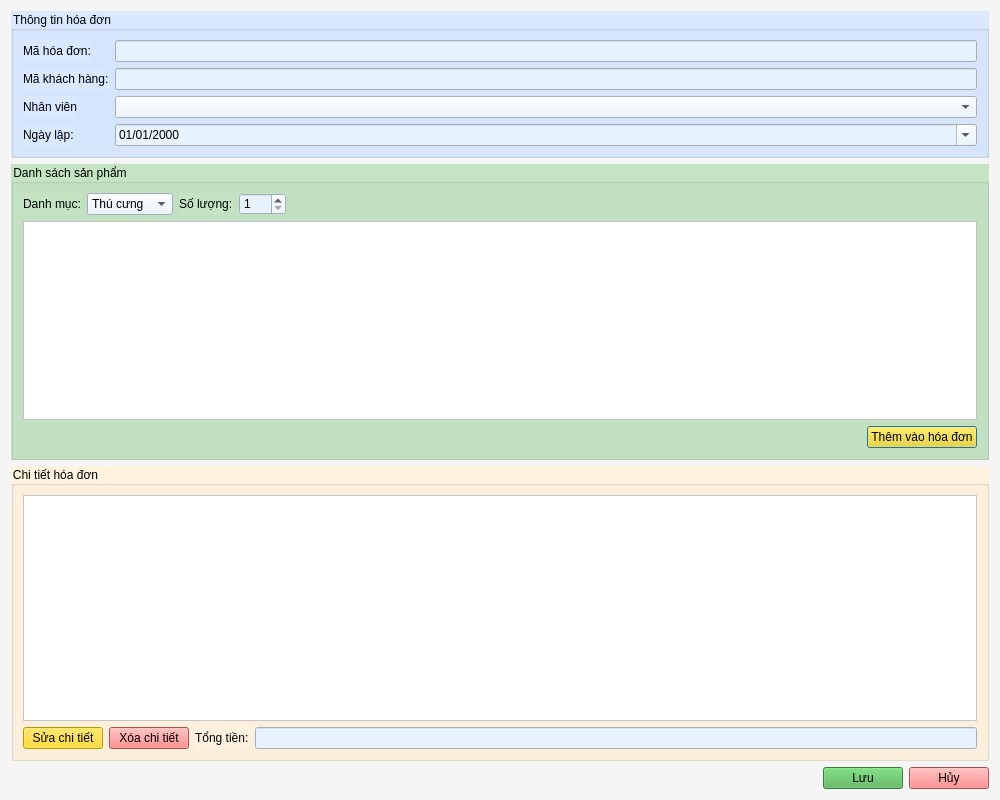
<?xml version="1.0" encoding="UTF-8"?>
<ui version="4.0">
 <class>EditInvoiceDialog</class>
 <widget class="QDialog" name="EditInvoiceDialog">
  <property name="geometry">
   <rect>
    <x>0</x>
    <y>0</y>
    <width>1000</width>
    <height>800</height>
   </rect>
  </property>
  <property name="windowTitle">
   <string>Sửa Hóa Đơn</string>
  </property>
  <property name="styleSheet">
   <string>background-color: #F5F5F5; color: black;</string>
  </property>
  <layout class="QVBoxLayout" name="verticalLayout">
   <item>
    <widget class="QGroupBox" name="invoiceGroup">
     <property name="title">
      <string>Thông tin hóa đơn</string>
     </property>
     <property name="styleSheet">
      <string>background-color: #D9E8FF; color: black;</string>
     </property>
     <layout class="QFormLayout" name="formLayout">
      <item row="1" column="0">
       <widget class="QLabel" name="label">
        <property name="text">
         <string>Mã hóa đơn:</string>
        </property>
       </widget>
      </item>
      <item row="1" column="1">
       <widget class="QLineEdit" name="invoiceId">
        <property name="enabled">
         <bool>false</bool>
        </property>
        <property name="styleSheet">
         <string>background-color: #E6F3FF; color: black;</string>
        </property>
       </widget>
      </item>
      <item row="6" column="0">
       <widget class="QLabel" name="label_2">
        <property name="text">
         <string>Mã khách hàng:</string>
        </property>
       </widget>
      </item>
      <item row="9" column="0">
       <widget class="QLabel" name="label_3">
        <property name="text">
         <string>Ngày lập:</string>
        </property>
       </widget>
      </item>
      <item row="9" column="1">
       <widget class="QDateEdit" name="invoiceDate">
        <property name="displayFormat">
         <string>dd/MM/yyyy</string>
        </property>
        <property name="calendarPopup">
         <bool>true</bool>
        </property>
        <property name="styleSheet">
         <string>background-color: #E6F3FF; color: black;</string>
        </property>
       </widget>
      </item>
      <item row="8" column="1">
       <widget class="QComboBox" name="employeeCombo">
        <property name="styleSheet">
         <string>background-color: #E6F3FF; color: black;</string>
        </property>
       </widget>
      </item>
      <item row="6" column="1">
       <widget class="QLineEdit" name="customerId">
        <property name="styleSheet">
         <string>background-color: #E6F3FF; color: black;</string>
        </property>
       </widget>
      </item>
      <item row="8" column="0">
       <widget class="QLabel" name="label_6">
        <property name="text">
         <string>Nhân viên</string>
        </property>
       </widget>
      </item>
     </layout>
    </widget>
   </item>
   <item>
    <widget class="QGroupBox" name="productGroup">
     <property name="title">
      <string>Danh sách sản phẩm</string>
     </property>
     <property name="styleSheet">
      <string>background-color: #C4E4C4; color: black;</string>
     </property>
     <layout class="QVBoxLayout" name="verticalLayout_2">
      <item>
       <layout class="QHBoxLayout" name="horizontalLayout_3">
        <item>
         <widget class="QLabel" name="label_4">
          <property name="text">
           <string>Danh mục:</string>
          </property>
         </widget>
        </item>
        <item>
         <widget class="QComboBox" name="categoryCombo">
          <property name="styleSheet">
           <string>background-color: #E6F3FF; color: black;</string>
          </property>
          <item>
           <property name="text">
            <string>Thú cưng</string>
           </property>
          </item>
          <item>
           <property name="text">
            <string>Sản phẩm</string>
           </property>
          </item>
         </widget>
        </item>
        <item>
         <widget class="QLabel" name="label_5">
          <property name="text">
           <string>Số lượng:</string>
          </property>
         </widget>
        </item>
        <item>
         <widget class="QSpinBox" name="quantitySpinBox">
          <property name="minimum">
           <number>1</number>
          </property>
          <property name="maximum">
           <number>999</number>
          </property>
          <property name="value">
           <number>1</number>
          </property>
          <property name="styleSheet">
           <string>background-color: #E6F3FF; color: black;</string>
          </property>
         </widget>
        </item>
        <item>
         <spacer name="horizontalSpacer_2">
          <property name="orientation">
           <enum>Qt::Horizontal</enum>
          </property>
          <property name="sizeHint" stdset="0">
           <size>
            <width>40</width>
            <height>20</height>
           </size>
          </property>
         </spacer>
        </item>
       </layout>
      </item>
      <item>
       <widget class="QTableWidget" name="productTable">
        <property name="selectionMode">
         <enum>QAbstractItemView::SingleSelection</enum>
        </property>
        <property name="selectionBehavior">
         <enum>QAbstractItemView::SelectRows</enum>
        </property>
        <property name="styleSheet">
         <string>background-color: #FFFFFF; color: black; alternate-background-color: #F0F0F0;</string>
        </property>
       </widget>
      </item>
      <item>
       <layout class="QHBoxLayout" name="horizontalLayout_4">
        <item>
         <spacer name="horizontalSpacer_3">
          <property name="orientation">
           <enum>Qt::Horizontal</enum>
          </property>
          <property name="sizeHint" stdset="0">
           <size>
            <width>40</width>
            <height>20</height>
           </size>
          </property>
         </spacer>
        </item>
        <item>
         <widget class="QPushButton" name="addToInvoiceButton">
          <property name="text">
           <string>Thêm vào hóa đơn</string>
          </property>
          <property name="styleSheet">
           <string>background-color: #FFD700; color: black;</string>
          </property>
         </widget>
        </item>
       </layout>
      </item>
     </layout>
    </widget>
   </item>
   <item>
    <widget class="QGroupBox" name="detailGroup">
     <property name="title">
      <string>Chi tiết hóa đơn</string>
     </property>
     <property name="styleSheet">
      <string>background-color: #FFF3E0; color: black;</string>
     </property>
     <layout class="QVBoxLayout" name="verticalLayout_3">
      <item>
       <widget class="QTableWidget" name="detailTable">
        <property name="selectionMode">
         <enum>QAbstractItemView::SingleSelection</enum>
        </property>
        <property name="selectionBehavior">
         <enum>QAbstractItemView::SelectRows</enum>
        </property>
        <property name="styleSheet">
         <string>background-color: #FFFFFF; color: black; alternate-background-color: #F0F0F0;</string>
        </property>
       </widget>
      </item>
      <item>
       <layout class="QHBoxLayout" name="horizontalLayout">
        <item>
         <widget class="QPushButton" name="editDetailButton">
          <property name="text">
           <string>Sửa chi tiết</string>
          </property>
          <property name="styleSheet">
           <string>background-color: #FFD700; color: black;</string>
          </property>
         </widget>
        </item>
        <item>
         <widget class="QPushButton" name="deleteDetailButton">
          <property name="text">
           <string>Xóa chi tiết</string>
          </property>
          <property name="styleSheet">
           <string>background-color: #FF6B6B; color: black;</string>
          </property>
         </widget>
        </item>
        <item>
         <widget class="QLabel" name="totalLabel">
          <property name="text">
           <string>Tổng tiền:</string>
          </property>
         </widget>
        </item>
        <item>
         <widget class="QLineEdit" name="totalAmount">
          <property name="enabled">
           <bool>false</bool>
          </property>
          <property name="alignment">
           <set>Qt::AlignRight|Qt::AlignTrailing|Qt::AlignVCenter</set>
          </property>
          <property name="styleSheet">
           <string>background-color: #E6F3FF; color: black;</string>
          </property>
         </widget>
        </item>
       </layout>
      </item>
     </layout>
    </widget>
   </item>
   <item>
    <layout class="QHBoxLayout" name="horizontalLayout_2">
     <item>
      <spacer name="horizontalSpacer">
       <property name="orientation">
        <enum>Qt::Horizontal</enum>
       </property>
       <property name="sizeHint" stdset="0">
        <size>
         <width>40</width>
         <height>20</height>
        </size>
       </property>
      </spacer>
     </item>
     <item>
      <widget class="QPushButton" name="saveButton">
       <property name="text">
        <string>Lưu</string>
       </property>
       <property name="styleSheet">
        <string>background-color: #4CAF50; color: black;</string>
       </property>
      </widget>
     </item>
     <item>
      <widget class="QPushButton" name="cancelButton">
       <property name="text">
        <string>Hủy</string>
       </property>
       <property name="styleSheet">
        <string>background-color: #FF6B6B; color: black;</string>
       </property>
      </widget>
     </item>
    </layout>
   </item>
  </layout>
 </widget>
 <resources/>
 <connections/>
</ui>
